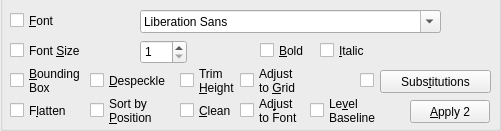
  <widget class="QGroupBox" name="normalize_1">
   <property name="geometry">
    <rect>
     <x>10</x>
     <y>210</y>
     <width>501</width>
     <height>131</height>
    </rect>
   </property>
   <property name="toolTip">
    <string/>
   </property>
   <property name="whatsThis">
    <string/>
   </property>
   <property name="styleSheet">
    <string notr="true">QGroupBox{padding-top:20px; margin-top:-20px}</string>
   </property>
   <property name="title">
    <string/>
   </property>
   <widget class="QCheckBox" name="normalizeFont_1">
    <property name="geometry">
     <rect>
      <x>10</x>
      <y>10</y>
      <width>121</width>
      <height>21</height>
     </rect>
    </property>
    <property name="toolTip">
     <string>&lt;html&gt;&lt;head/&gt;&lt;body&gt;&lt;p&gt;Set word item's font to selected one.&lt;/p&gt;&lt;/body&gt;&lt;/html&gt;</string>
    </property>
    <property name="accessibleName">
     <string>Apply &amp;Font</string>
    </property>
    <property name="text">
     <string>&amp;Font</string>
    </property>
   </widget>
   <widget class="QFontComboBox" name="preferredFont_1">
    <property name="geometry">
     <rect>
      <x>140</x>
      <y>10</y>
      <width>301</width>
      <height>23</height>
     </rect>
    </property>
    <property name="toolTip">
     <string>&lt;html&gt;&lt;head/&gt;&lt;body&gt;&lt;p&gt;New font to be used (if checked).&lt;/p&gt;&lt;/body&gt;&lt;/html&gt;</string>
    </property>
    <property name="accessibleName">
     <string>Font &amp;Name</string>
    </property>
   </widget>
   <widget class="QCheckBox" name="normalizeFontSize_1">
    <property name="geometry">
     <rect>
      <x>10</x>
      <y>40</y>
      <width>121</width>
      <height>21</height>
     </rect>
    </property>
    <property name="toolTip">
     <string>&lt;html&gt;&lt;head/&gt;&lt;body&gt;&lt;p&gt;Change Font Size to selected value.&lt;/p&gt;&lt;/body&gt;&lt;/html&gt;</string>
    </property>
    <property name="accessibleName">
     <string>Apply &amp;Size</string>
    </property>
    <property name="text">
     <string>Font &amp;Size</string>
    </property>
   </widget>
   <widget class="QCheckBox" name="normalizeBBox_1">
    <property name="geometry">
     <rect>
      <x>10</x>
      <y>60</y>
      <width>111</width>
      <height>41</height>
     </rect>
    </property>
    <property name="toolTip">
     <string>&lt;html&gt;&lt;head/&gt;&lt;body&gt;&lt;p&gt;Scale bounding box to exactly fit new font size. Center of left margin does not move.&lt;/p&gt;&lt;/body&gt;&lt;/html&gt;</string>
    </property>
    <property name="text">
     <string>&amp;Bounding
Box</string>
    </property>
   </widget>
   <widget class="QCheckBox" name="setBold_1">
    <property name="geometry">
     <rect>
      <x>260</x>
      <y>40</y>
      <width>85</width>
      <height>21</height>
     </rect>
    </property>
    <property name="toolTip">
     <string>&lt;html&gt;&lt;head/&gt;&lt;body&gt;&lt;p&gt;Tri-state: set, clear, no change&lt;/p&gt;&lt;/body&gt;&lt;/html&gt;</string>
    </property>
    <property name="text">
     <string>&amp;Bold</string>
    </property>
    <property name="tristate">
     <bool>true</bool>
    </property>
   </widget>
   <widget class="QCheckBox" name="setItalic_1">
    <property name="geometry">
     <rect>
      <x>320</x>
      <y>40</y>
      <width>85</width>
      <height>21</height>
     </rect>
    </property>
    <property name="toolTip">
     <string>&lt;html&gt;&lt;head/&gt;&lt;body&gt;&lt;p&gt;Tri-state: set, clear, no-change&lt;/p&gt;&lt;/body&gt;&lt;/html&gt;</string>
    </property>
    <property name="text">
     <string>&amp;Italic</string>
    </property>
    <property name="tristate">
     <bool>true</bool>
    </property>
   </widget>
   <widget class="QCheckBox" name="trimHeight_1">
    <property name="geometry">
     <rect>
      <x>180</x>
      <y>60</y>
      <width>101</width>
      <height>41</height>
     </rect>
    </property>
    <property name="toolTip">
     <string>Trim overheight words to font (heuristic)</string>
    </property>
    <property name="text">
     <string>Trim
&amp;Height</string>
    </property>
   </widget>
   <widget class="QPushButton" name="openSubst_1">
    <property name="geometry">
     <rect>
      <x>380</x>
      <y>70</y>
      <width>111</width>
      <height>23</height>
     </rect>
    </property>
    <property name="toolTip">
     <string>Substitute Strings: opens string editor</string>
    </property>
    <property name="text">
     <string>Subs&amp;titutions</string>
    </property>
   </widget>
   <widget class="QCheckBox" name="applySubst_1">
    <property name="geometry">
     <rect>
      <x>360</x>
      <y>70</y>
      <width>16</width>
      <height>21</height>
     </rect>
    </property>
    <property name="toolTip">
     <string>Automatically substitute strings</string>
    </property>
    <property name="accessibleName">
     <string>Apply S&amp;ubstitutions</string>
    </property>
    <property name="text">
     <string/>
    </property>
   </widget>
   <widget class="QCheckBox" name="applySort_1">
    <property name="geometry">
     <rect>
      <x>90</x>
      <y>90</y>
      <width>71</width>
      <height>41</height>
     </rect>
    </property>
    <property name="toolTip">
     <string>&lt;html&gt;&lt;head/&gt;&lt;body&gt;&lt;p&gt;Sort by Y for non-words, X for words. (Into natural reading order.)&lt;/p&gt;&lt;/body&gt;&lt;/html&gt;</string>
    </property>
    <property name="text">
     <string>Sort by
&amp;Position</string>
    </property>
   </widget>
   <widget class="QCheckBox" name="applyFlatten_1">
    <property name="geometry">
     <rect>
      <x>10</x>
      <y>100</y>
      <width>85</width>
      <height>21</height>
     </rect>
    </property>
    <property name="toolTip">
     <string>&lt;html&gt;&lt;head/&gt;&lt;body&gt;&lt;p&gt;Move all textlines to a single paragraph.&lt;/p&gt;&lt;/body&gt;&lt;/html&gt;</string>
    </property>
    <property name="text">
     <string>F&amp;latten</string>
    </property>
   </widget>
   <widget class="QPushButton" name="buttonApply_1">
    <property name="geometry">
     <rect>
      <x>410</x>
      <y>100</y>
      <width>80</width>
      <height>23</height>
     </rect>
    </property>
    <property name="text">
     <string>&amp;Apply 2</string>
    </property>
   </widget>
   <widget class="QSpinBox" name="preferredSize_1">
    <property name="geometry">
     <rect>
      <x>140</x>
      <y>40</y>
      <width>47</width>
      <height>24</height>
     </rect>
    </property>
    <property name="toolTip">
     <string>&lt;html&gt;&lt;head/&gt;&lt;body&gt;&lt;p&gt;New font size for all words, if checked.&lt;/p&gt;&lt;/body&gt;&lt;/html&gt;</string>
    </property>
    <property name="accessibleName">
     <string>Font Si&amp;ze</string>
    </property>
    <property name="minimum">
     <number>1</number>
    </property>
   </widget>
   <widget class="QCheckBox" name="levelBaseline_1">
    <property name="geometry">
     <rect>
      <x>310</x>
      <y>90</y>
      <width>85</width>
      <height>41</height>
     </rect>
    </property>
    <property name="toolTip">
     <string>&lt;html&gt;&lt;head/&gt;&lt;body&gt;&lt;p&gt;Adjust baseline angle to mean angle for the current page.  Excludes outliers in mean calculation.&lt;/p&gt;&lt;/body&gt;&lt;/html&gt;</string>
    </property>
    <property name="text">
     <string>Le&amp;vel
Baseline</string>
    </property>
   </widget>
   <widget class="QCheckBox" name="applyDespeckle_1">
    <property name="geometry">
     <rect>
      <x>90</x>
      <y>70</y>
      <width>85</width>
      <height>21</height>
     </rect>
    </property>
    <property name="toolTip">
     <string>&lt;html&gt;&lt;head/&gt;&lt;body&gt;&lt;p&gt;Remove very small items (speckles).&lt;/p&gt;&lt;/body&gt;&lt;/html&gt;</string>
    </property>
    <property name="text">
     <string>&amp;Despeckle</string>
    </property>
   </widget>
   <widget class="QCheckBox" name="cleanTextlines_1">
    <property name="geometry">
     <rect>
      <x>180</x>
      <y>100</y>
      <width>85</width>
      <height>21</height>
     </rect>
    </property>
    <property name="toolTip">
     <string>&lt;html&gt;&lt;head/&gt;&lt;body&gt;&lt;p&gt;Remove empty empty container groups.&lt;/p&gt;&lt;/body&gt;&lt;/html&gt;</string>
    </property>
    <property name="text">
     <string>&amp;Clean</string>
    </property>
   </widget>
   <widget class="QCheckBox" name="adjustToFont_1">
    <property name="geometry">
     <rect>
      <x>240</x>
      <y>90</y>
      <width>85</width>
      <height>41</height>
     </rect>
    </property>
    <property name="toolTip">
     <string>&lt;html&gt;&lt;head/&gt;&lt;body&gt;&lt;p&gt;Adjust bounding box to match current font.&lt;/p&gt;&lt;/body&gt;&lt;/html&gt;</string>
    </property>
    <property name="text">
     <string>Ad&amp;just
to Font</string>
    </property>
   </widget>
   <widget class="QCheckBox" name="adjustToGrid_1">
    <property name="geometry">
     <rect>
      <x>240</x>
      <y>60</y>
      <width>85</width>
      <height>41</height>
     </rect>
    </property>
    <property name="text">
     <string>Adjust
to &amp;Grid</string>
    </property>
   </widget>
  </widget>
